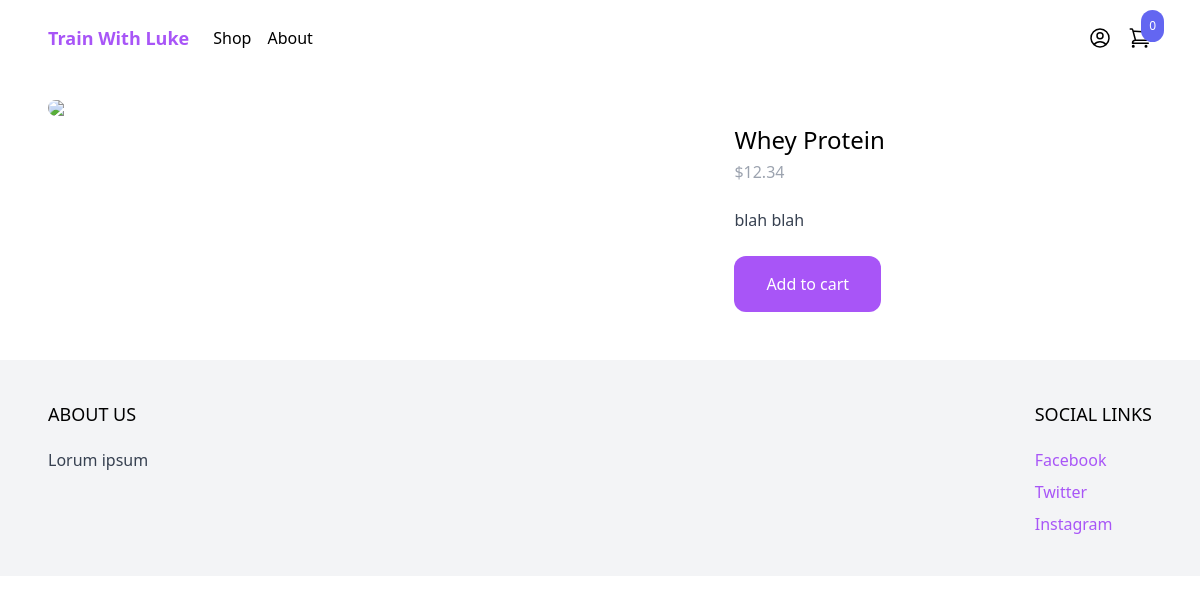
Screenshot of /shop/whey-protein/ with the database file from the repository.
### product/models.py (models this page shows, shortened)
class Product(models.Model):
    category = models.ForeignKey(Category, related_name='products', on_delete=models.CASCADE)
    name = models.CharField(max_length=255)
    slug = models.SlugField()
    description = models.TextField(blank=True, null=True)
    price = models.IntegerField()
    created_at = models.DateTimeField(auto_now_add=True)
    class Meta:
        ordering = ('-created_at',)
    def get_display_price(self):
        return self.price / 100

### product/views.py (the view)
# urls.py: path('shop/<slug:slug>/', product, name='product'),
def product(request, slug):
    product = get_object_or_404(Product, slug=slug)
    return render(request, 'product/product.html', {'product': product})

### cart/cart.py (called while the page is built)
    def __len__(self):
        return sum(item['quantity'] for item in self.cart.values())

### cart/context_processors.py (called while the page is built)
def cart(request):
    return {'cart': Cart(request)}

### product/templates/product/product.html
{% extends 'core/base.html' %}
{% block content %}
<div class="max-w-6xl mx-auto flex flex-wrap py-6 px-6 xl:px-0">
    <div class="images w-full mb-6 lg:mb-0 lg:w-3/5">
        <img class="rounded-xl" src="1.jpg">
    </div>
    <div class="information w-full lg:w-2/5 lg:p-6">
        <h1 class="text-2xl">{{ product.name }}<h1>
        <p class="mt-1 text-gray-400">${{ product.get_display_price }}</p>
        {% if product.description %}
            <p class="mt-6 text-gray-700">
                {{ product.description }}
            </p>
        {% endif %}
        <a href="#" class="mt-6 inline-block px-8 py-4 rounded-xl bg-purple-500 text-white hover:bg-purple-700">
            Add to cart
        </a>
    </div>
</div>
{% endblock %}

### rows the page displays
Product: name "Whey Protein", get_display_price "12.34", description "blah blah"

### other values shown
{{ cart|length }} "0"
